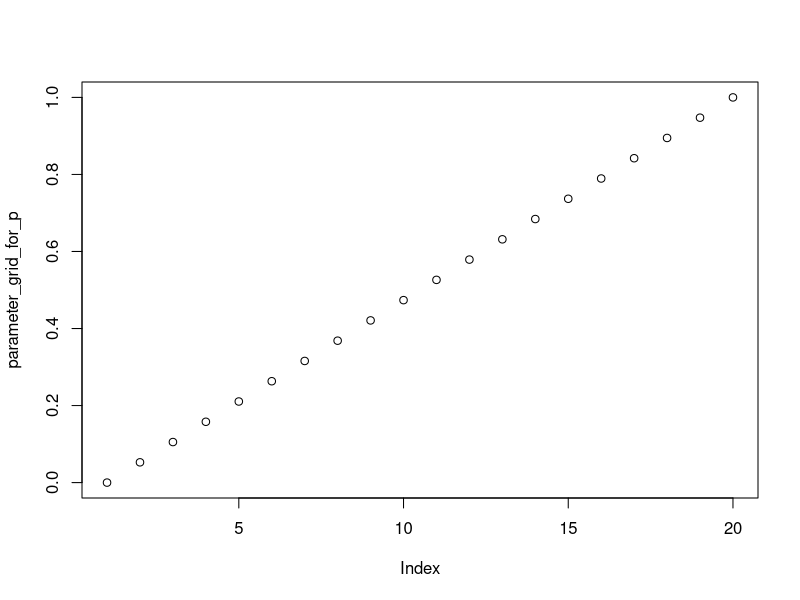
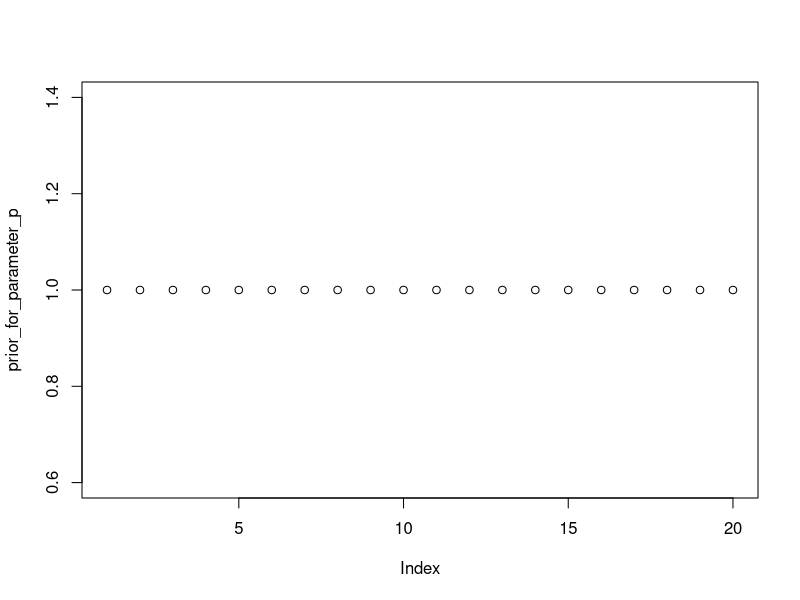
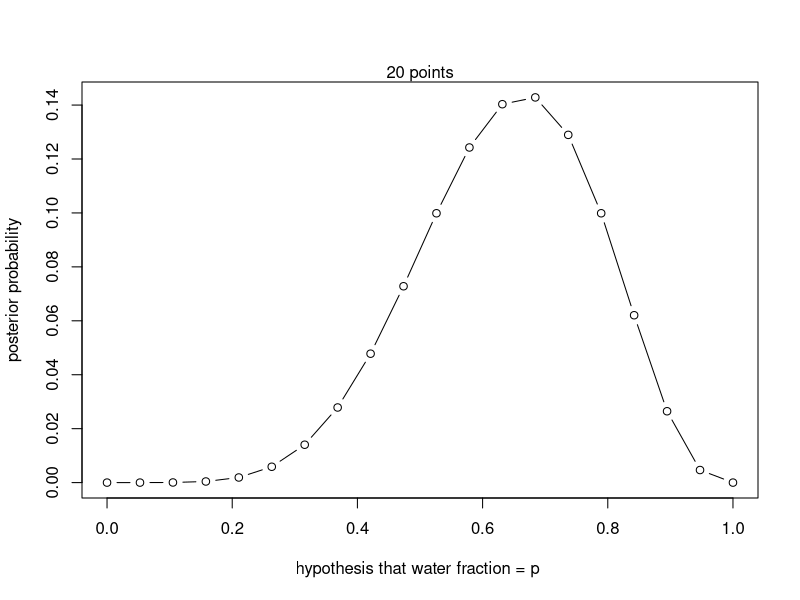
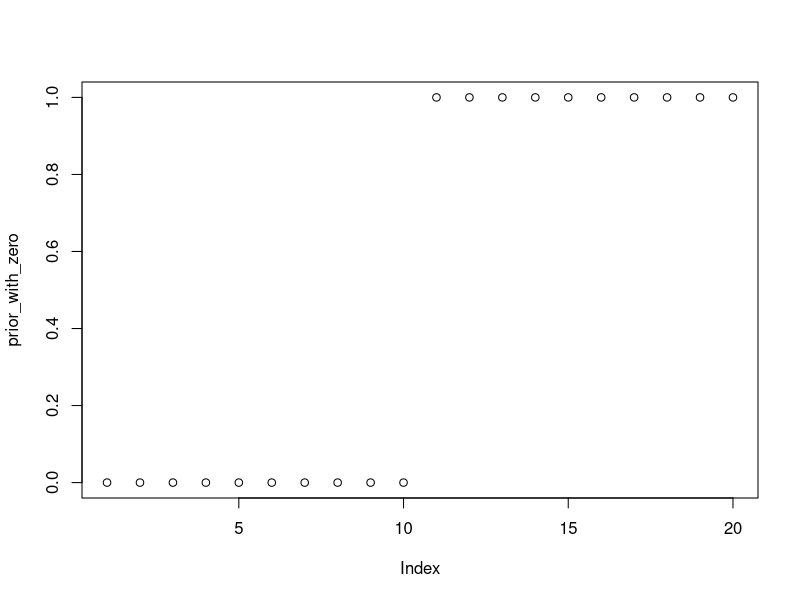
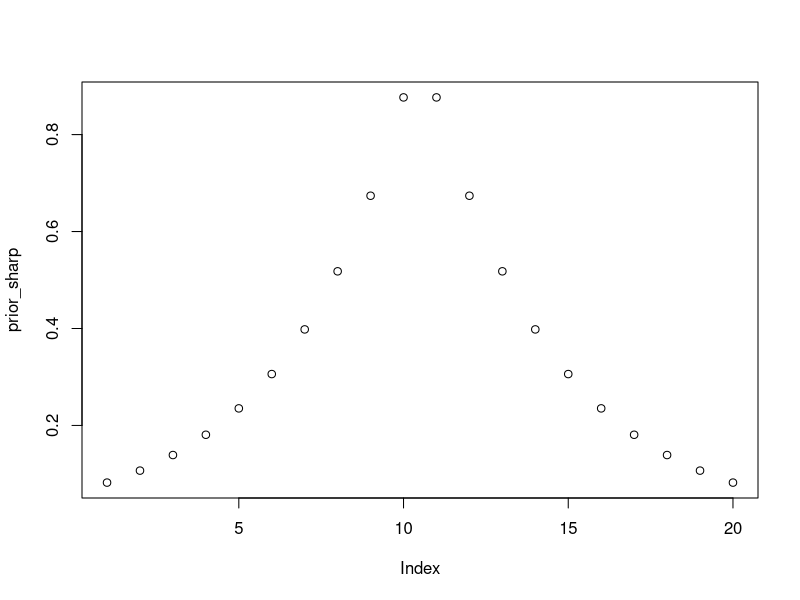
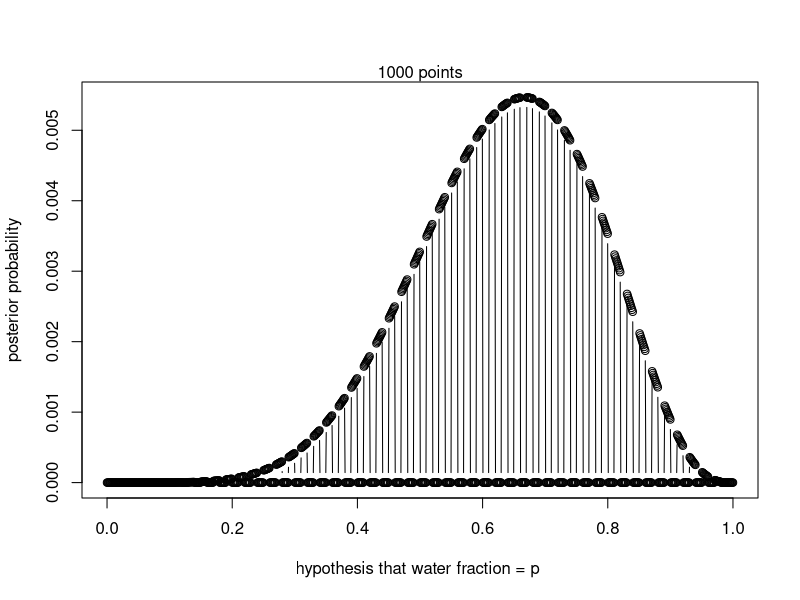
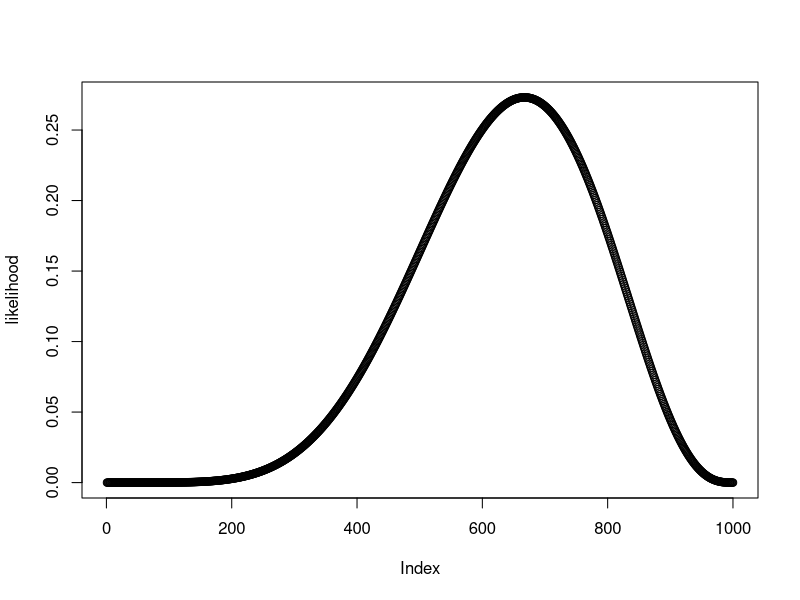
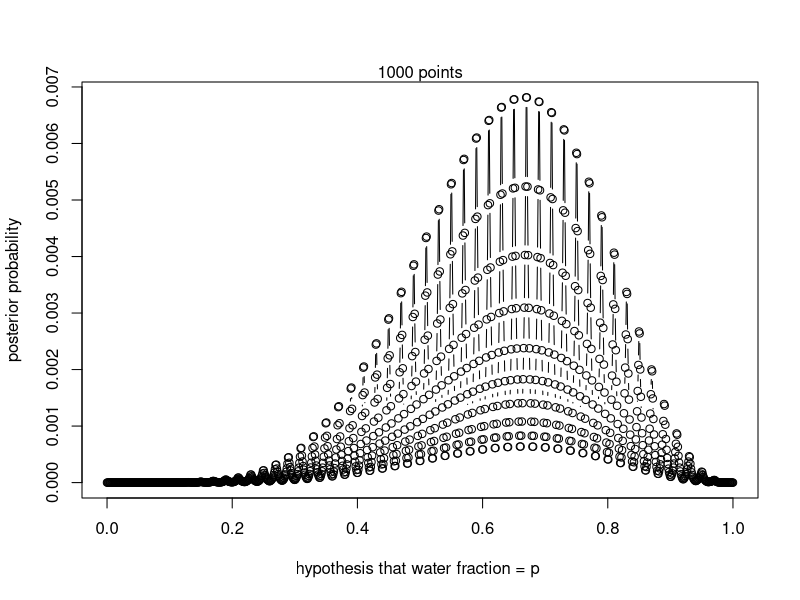

Here is the R script that generated these plots, in order:
## ---- chunk 1
if (!require(knitr)) { install.packages('knitr'); require(knitr) }
knitr::opts_chunk$set(echo = TRUE)
## ---- chunk 2
# define grid
size_of_grid = 20

lowest_value_of_p = 0
highest_value_of_p = 1

#which index is which value for p? 
#like a lookup table for p
parameter_grid_for_p <- seq( from=lowest_value_of_p , to=highest_value_of_p , length.out=size_of_grid )
plot(parameter_grid_for_p)
## ---- chunk 3
prior_for_parameter_p <- rep( 1 , 20 )
plot(prior_for_parameter_p)

# we'll just call it prior for short
prior <- prior_for_parameter_p

# compute likelihood at each value in grid
# this is p( data | hypothesis)
# our only data observation is 9 tosses and getting 6 water results
# that's where 6 and 9 come from below. look at the dbinom documentation
# this R syntax is like making a new array and looping over parameter_grid_for_p
#    like [dbinom(6,size=9, prob=p) for each p in parameter_grid_for_p]
likelihood <- dbinom( 6 , size=9 , prob=parameter_grid_for_p )

# compute product of likelihood and prior
unstd.posterior <- likelihood * prior
## ---- chunk 4
sum(unstd.posterior)
# standardize the posterior, so it sums to 1
posterior <- unstd.posterior / sum(unstd.posterior)

(sum(posterior))
## R code 2.4
plot( parameter_grid_for_p , posterior , type="b" ,
    xlab="hypothesis that water fraction = p " , ylab="posterior probability" )
mtext( "20 points" )
## ---- chunk 5
prior_with_zero <- ifelse( parameter_grid_for_p < 0.5 , 0 , 1 )
plot(prior_with_zero)
prior_sharp <- exp( -5*abs( parameter_grid_for_p - 0.5 ) )
plot(prior_sharp)
# try the same inferences above using these. we'll increase the grid size to make the approximation better
# plot the resulting probability distribution

## R code 3.2
parameter_grid_for_p <- seq( from=0 , to=1 , length.out=1000 )
prior <- rep( 1 , 1000 )
likelihood <- dbinom( 6 , size=9 , prob=parameter_grid_for_p )
posterior <- likelihood * prior_with_zero # using different prior (with zero)
posterior <- posterior / sum(posterior) # this standardizes the posterior
plot( parameter_grid_for_p , posterior , type="b" ,
    xlab="hypothesis that water fraction = p " , ylab="posterior probability" )
mtext( "1000 points" )

parameter_grid_for_p <- seq( from=0 , to=1 , length.out=1000 )
prior <- rep( 1 , 1000 )
likelihood <- dbinom( 6 , size=9 , prob=parameter_grid_for_p )
plot(likelihood)
posterior <- likelihood * prior_sharp # using different prior (sharp)
posterior <- posterior / sum(posterior) # this standardizes the posterior
plot( parameter_grid_for_p , posterior , type="b" ,
    xlab="hypothesis that water fraction = p " , ylab="posterior probability" )
mtext( "1000 points" )
## ---- chunk 6
## R code 3.3
samples_of_p_from_posterior <- sample( parameter_grid_for_p , prob=posterior , size=10000 , replace=TRUE )

## R code 3.4
plot( samples_of_p_from_posterior )
hist(samples_of_p_from_posterior)
plot(density(samples_of_p_from_posterior))

